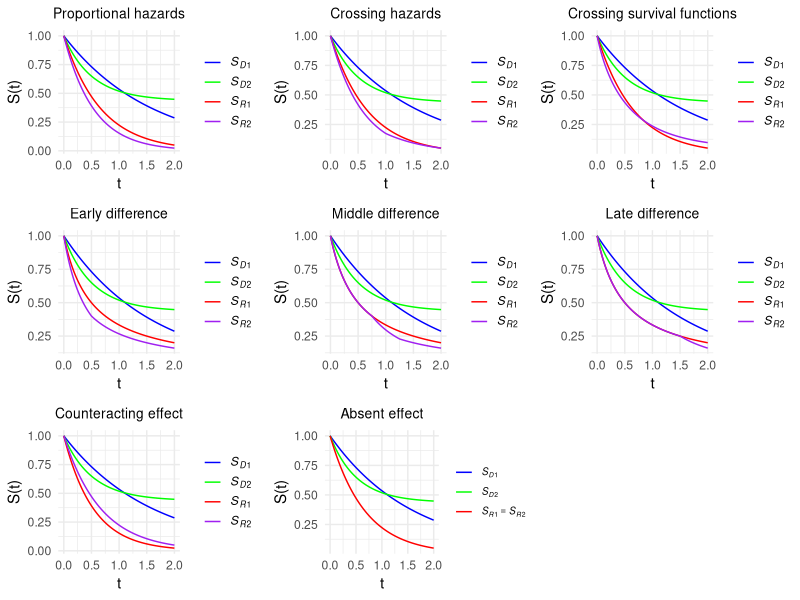

Write the R code that produced this figure.
library(tidyr)
library(ggplot2)
library(gridExtra)

t_values <- seq(0, 2, by = 0.01)

custom_labels <- c("S_D1" = bquote(italic(S[D1])), 
                   "S_D2" = bquote(italic(S[D2])), 
                   "S_R1" = bquote(italic(S[R1])), 
                   "S_R2" = bquote(italic(S[R2])))
colors <- c("S_D1" = "blue", "S_D2" = "green", "S_R1" = "red", "S_R2" = "purple")

t0 = 1/2; lambda = 1/4

df_list <- list(
  data.frame(
    t = t_values,
    S_D1 = exp(-5/8*t_values),
    S_D2 = 5/2/(1+3/4*t_values)-3/2*exp(- t_values /2), 
    S_R1 = exp(-3/2*t_values),
    S_R2 = exp(-(1+lambda)*3/2 * t_values) #lambda=1/4
  ),
  data.frame(
    t = t_values,
    S_D1 = exp(-5/8*t_values),
    S_D2 = 5/2/(1+3/4*t_values)-3/2*exp(- t_values /2),
    S_R1 = exp(-3/2*t_values),
    S_R2 = exp(-(3/2+lambda)*t_values + 2*lambda*pmax(t_values-1, 0))
  ),
  data.frame(
    t = t_values,
    S_D1 = exp(-5/8*t_values),
    S_D2 = 5/2/(1+3/4*t_values)-3/2*exp(- t_values /2),
    S_R1 = exp(-3/2*t_values),
    S_R2 = (1/2)*(1/(1+3*t_values))+(1/2)*exp(-3/2*t_values)
  ),
  data.frame(
    t = t_values,
    S_D1 = exp(-5/8*t_values),
    S_D2 = 5/2/(1+3/4*t_values)-3/2*exp(- t_values /2),
    S_R1 = 1/(1+2*t_values),
    S_R2 = 2/(1+2*t_values)/(2+pmin(t_values, t0))
  ),
  data.frame(
    t = t_values,
    S_D1 = exp(-5/8*t_values),
    S_D2 = 5/2/(1+3/4*t_values)-3/2*exp(- t_values /2),
    S_R1 = 1/(1+2*t_values),
    S_R2 = 2/(1+2*t_values)/(2+pmin(t_values, 1+t0/2)-pmin(t_values,1-t0/2))
  ),
  data.frame(
    t = t_values,
    S_D1 = exp(-5/8*t_values),
    S_D2 = 5/2/(1+3/4*t_values)-3/2*exp(- t_values /2),
    S_R1 = 1/(1+2*t_values),
    S_R2 = 2/(1+2*t_values)/(2+pmax(t_values+t0-2, 0))
  ),
  data.frame(
    t = t_values,
    S_D1 = exp(-5/8*t_values),
    S_D2 = 5/2/(1+3/4*t_values)-3/2*exp(- t_values /2),
    S_R1 = exp(-(1+lambda)*3/2 * t_values), #lambda=1/4
    S_R2 = exp(-3/2*t_values)
  )
)

df_list_three <- list(
  data.frame(
    t = t_values,
    S_1 = exp(-5/8*t_values),
    S_2 = 5/2/(1+3/4*t_values)-3/2*exp(- t_values /2),
    S_3 = exp(-3/2*t_values)
  )
)

custom_labels_three <- list(
  c("S_1" = bquote(italic(S[D1])), 
    "S_2" = bquote(italic(S[D2])), 
    "S_3" = bquote(italic(S[R1]==S[R2]))),
  c("S_1" = bquote(italic(S[D1]==S[D2])), 
    "S_2" = bquote(italic(S[R1])), 
    "S_3" = bquote(italic(S[R2])))  
)

colors_three <- c("S_1" = "blue", "S_2" = "green", "S_3" = "red")
title<- c("Proportional hazards", "Crossing hazards", "Crossing survival functions", 
          "Early difference", "Middle difference", "Late difference",
          "Counteracting effect")

plot_list <- list()

pdf(file = "plots_08/simu_setting.pdf", width = 8, height = 5.5)

for (i in 1:length(df_list)) {
  df_long <- pivot_longer(df_list[[i]], cols = -t, names_to = "Function", values_to = "Value")
  
  p <- ggplot(df_long, aes(x = t, y = Value, color = Function)) +
    geom_line(linewidth = 0.5) + 
    scale_color_manual(values = colors, labels = custom_labels) +
    labs(x = "t",
         y = "S(t)") + theme_minimal() +
    theme(legend.key.size = unit(0.5, "cm"),
          plot.title = element_text(size = 10,hjust=0.5))+
    guides(color = guide_legend(title = NULL)) + 
    ggtitle(title[i])
  
  plot_list[[i]] <- p
}

for (i in 1:1) {
  df_long <- pivot_longer(df_list_three[[i]], cols = -t, names_to = "Function", values_to = "Value")
  
  p <- ggplot(df_long, aes(x = t, y = Value, color = Function)) +
    geom_line(linewidth = 0.5) + 
    scale_color_manual(values = colors_three, labels = custom_labels_three[[i]]) +
    labs(x = "t",
         y = "S(t)") + theme_minimal() +
    theme(legend.key.size = unit(0.5, "cm"),
          legend.text = element_text(size = 7),
          legend.margin = margin(t = 0, r = 0, b = 0, l = 0),
          plot.title = element_text(size = 10,hjust=0.5))+
    guides(color = guide_legend(title = NULL)) + 
    ggtitle("Absent effect")
  
  plot_list[[length(df_list)+i]] <- p
}

grid.arrange(grobs = plot_list, ncol = 3)

dev.off()
